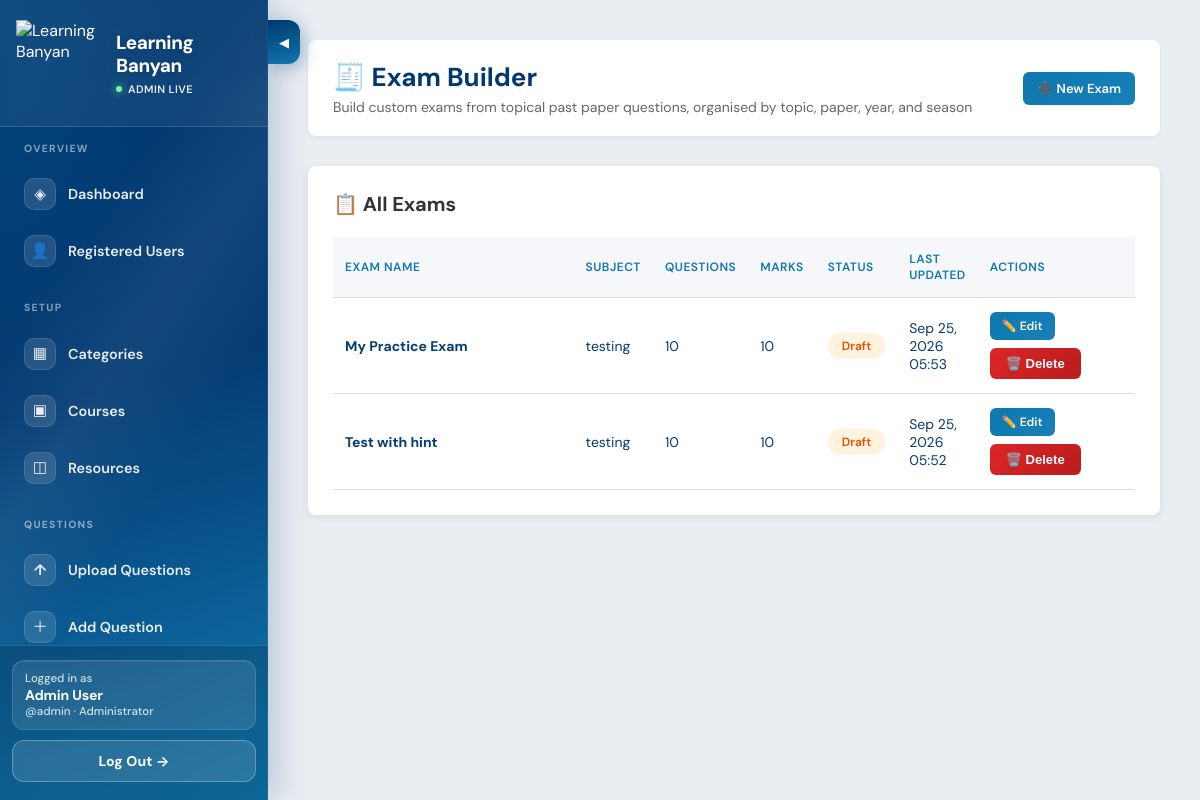
Screenshot of /admin-panel/exams/ (signed in) with the database file from the repository.
### courses/models.py (models this page shows, shortened)
class Exam(models.Model):
    STATUS_CHOICES = [
        ("draft", "Draft"),
        ("finalized", "Finalized"),
    ]
    name = models.CharField(max_length=200, default="Untitled Exam")
    category = models.ForeignKey(
        CourseCategory,
        on_delete=models.SET_NULL,
        null=True,
        blank=True,
        related_name="exams",
        help_text="Curriculum / Subject this exam is built from",
    )
    created_by = models.ForeignKey(
        "auth.User", on_delete=models.SET_NULL, null=True, blank=True, related_name="exams"
    )
    status = models.CharField(max_length=20, choices=STATUS_CHOICES, default="draft")
    duration_minutes = models.IntegerField(
        default=60, help_text="Used for the built-in exam timer"
    )
    questions_per_page = models.IntegerField(
        default=1, help_text="How many questions to show per page in the exported PDF"
    )
    shuffle_questions = models.BooleanField(default=False)
    allow_calculator = models.BooleanField(
        default=False,
        help_text="If enabled, students can use the on-screen calculator during practice.",
    )
    allow_hint = models.BooleanField(
        default=False,
        help_text="If enabled, students can open each question's hint during practice.",
    )
    questions = models.ManyToManyField(
        Question, through="ExamQuestion", related_name="exams"
    )
    created_at = models.DateTimeField(auto_now_add=True)
    updated_at = models.DateTimeField(auto_now=True)
    class Meta:
        ordering = ["-updated_at"]
    @property
    def total_marks(self):
        return sum(eq.question.marks for eq in self.exam_questions.select_related("question"))
    @property
    def question_count(self):
        return self.exam_questions.count()

class CourseCategory(models.Model):
    name = models.CharField(max_length=100, unique=True)
    description = models.TextField(blank=True)
    icon = models.CharField(max_length=50, default="book")
    created_at = models.DateTimeField(auto_now_add=True)
    class Meta:
        verbose_name_plural = "Course Categories"
        ordering = ["name"]

class ExamQuestion(models.Model):
    exam = models.ForeignKey(Exam, on_delete=models.CASCADE, related_name="exam_questions")
    question = models.ForeignKey(
        Question, on_delete=models.CASCADE, related_name="exam_links"
    )
    order = models.IntegerField(default=0)
    added_at = models.DateTimeField(auto_now_add=True)
    class Meta:
        ordering = ["order", "added_at"]
        unique_together = ("exam", "question")

class Question(models.Model):
    QUESTION_TYPES = [
        ("single_choice", "Single Choice"),
        ("multiple_choice", "Multiple Choice"),
        ("true_false", "True/False"),
        ("numerical", "Numerical"),
        ("matching", "Matching"),
        ("structured", "Structured (multi-part, past paper style)"),
        ("mcq", "Multiple Choice Questions"),
        ("comprehension", "Comprehension Questions"),
        ("fill_blank", "Fill in the Blanks Questions"),
        ("integer", "Integer Type Questions"),
    ]
    ANSWER_TYPES = [
        ("single", "Single"),
        ("multiple", "Multiple"),
    ]
    DIFFICULTY_LEVELS = [
        ("", "Add difficulty level"),
        ("easy", "Easy"),
        ("medium", "Medium"),
        ("hard", "Hard"),
    ]
    SEASON_CHOICES = [
        ("summer", "Summer"),
        ("winter", "Winter"),
        ("specimen", "Specimen"),
    ]
    ZONE_CHOICES = [
        ("", "—"),
        ("zone_1", "Zone 1"),
        ("zone_2", "Zone 2"),
        ("zone_3", "Zone 3"),
    ]
    question_bank = models.ForeignKey(
        QuestionBank, on_delete=models.CASCADE, related_name="questions"
    )
    question_type = models.CharField(max_length=20, choices=QUESTION_TYPES)
    question_text = models.TextField(
        help_text=(
            "Supports inline math using LaTeX delimiters: $x^2+1$ for inline, "
            "$$\\frac{a}{b}$$ for a centered block. Rendered with MathJax on "
            "the site and rasterized for PDF export."
        )
    )
    order = models.IntegerField(default=0)
    option_a = models.TextField(blank=True)
    option_b = models.TextField(blank=True)
    option_c = models.TextField(blank=True)
    option_d = models.TextField(blank=True)
    correct_answer = models.TextField(
        blank=True, help_text="For choice: A/B/C/D or A,B for multiple"
    )
    marks = models.IntegerField(default=1)
    explanation = models.TextField(
        blank=True, help_text="Shown to students as the question 'Solution'."
    )
    hint = models.TextField(
        blank=True,
        default="",
        help_text="Optional clue shown when a student taps Hint during practice.",
    )
    video_solution_url = models.URLField(
        max_length=500,
        blank=True,
        default="",
        help_text="Optional link to a video solution (YouTube, Vimeo, Drive, etc.).",
    )
    difficulty_level = models.CharField(
        max_length=10, choices=DIFFICULTY_LEVELS, blank=True, default=""
    )
    answer_type = models.CharField(
        max_length=10,
        choices=ANSWER_TYPES,
        default="single",
        help_text="Whether one option ('single') or several options "
        "('multiple') can be marked correct.",
    )
    negative_marks = models.DecimalField(
        max_digits=6, decimal_places=2, default=0,
        help_text="Marks deducted for a wrong attempt.",
    )
    partial_marking = models.BooleanField(
        default=False,
        help_text="Award proportional marks for a partially-correct "
        "'multiple' answer instead of all-or-nothing.",
    )
    passage = models.TextField(
        blank=True,
        help_text="Shared comprehension passage this question belongs to "
        "(only used for 'comprehension' type questions).",
    )
    numeric_tolerance = models.DecimalField(
        max_digits=10, decimal_places=3, null=True, blank=True,
        help_text="Allowed +/- tolerance for 'integer' type answers.",
    )
    tags = models.CharField(
        max_length=500,
        blank=True,
        help_text="Comma-separated tags, e.g. 'Algebra, Grade 10'",
    )
    topic = models.CharField(
        max_length=255,
        blank=True,
        help_text="Comma-separated topics, e.g. 'Functions, Modulus'",
    )
    paper_code = models.CharField(
        max_length=50,
        blank=True,
        help_text="Subject/paper code, e.g. '0606/23'",
    )
    year = models.IntegerField(null=True, blank=True, help_text="e.g. 2019")
    season = models.CharField(
        max_length=20, choices=SEASON_CHOICES, blank=True
    )
    zone = models.CharField(max_length=20, choices=ZONE_CHOICES, blank=True)
    question_number = models.CharField(
        max_length=20,
        blank=True,
        help_text="Question number within the paper, e.g. 'Q10' or '10'",
    )
    question_code = models.CharField(
        max_length=120,
        blank=True,
        db_index=True,
        help_text=(
            "Auto-generated display code, e.g. '0606/23_Winter_2019_Q10'. "
            "Leave blank to auto-generate from paper code, season, year, "
            "and question number."
        ),
    )
    equation_images = models.TextField(
        blank=True,
        help_text="JSON list of equation image URLs captured from a Word import (read-only reference).",
    )
    created_at = models.DateTimeField(auto_now_add=True)
    class Meta:
        ordering = ["order"]

### admin_panel/views.py (the view)
# urls.py: path("exams/", views.manage_exams, name="manage_exams"),
@admin_required
def manage_exams(request):
    exams = Exam.objects.select_related("category", "created_by").all()
    return render(request, "admin_panel/manage_exams.html", {"exams": exams})

### admin_panel/templates/admin_panel/manage_exams.html (shortened to what this page needs)
<!DOCTYPE html>
<html lang="en">
  <head>
  </head>
  <body>
    {% include 'admin_panel/_partials/sidebar_slider.html' %}
    <div class="dashboard-wrapper">
{% include 'admin_panel/_partials/admin_sidebar.html' with active='manage_exams' %}
<main class="main-content">
        <div class="header">
          <div>
            <h1>🧾 Exam Builder</h1>
            <p style="color: #666; font-size: 14px; margin-top: 4px;">Build custom exams from topical past paper questions, organised by topic, paper, year, and season</p>
          </div>
          <div class="header-actions">
            <a href="{% url 'admin_panel:create_exam' %}" class="btn btn-primary btn-sm">➕ New Exam</a>
          </div>
        </div>
        <div class="content-section">
          <h2>📋 All Exams</h2>
          {% if exams %}
            <table class="upload-table">
              <thead>
                <tr>
                  <th style="width: 30%;">Exam Name</th>
                  <th>Subject</th>
                  <th>Questions</th>
                  <th>Marks</th>
                  <th>Status</th>
                  <th>Last Updated</th>
                  <th style="width: 180px;">Actions</th>
                </tr>
              </thead>
              <tbody>
                {% for exam in exams %}
                  <tr>
                    <td><strong>{{ exam.name }}</strong></td>
                    <td>{{ exam.category.name|default:'-' }}</td>
                    <td>{{ exam.question_count }}</td>
                    <td>{{ exam.total_marks }}</td>
                    <td><span class="status-badge status-{{ exam.status }}">{{ exam.get_status_display }}</span></td>
                    <td>{{ exam.updated_at|date:"M d, Y H:i" }}</td>
                    <td>
                      <div style="display: flex; gap: 8px; flex-wrap: wrap;">
                        <a href="{% url 'admin_panel:edit_exam' exam.id %}" class="btn btn-primary btn-sm" style="padding: 6px 12px; font-size: 12px;">✏️ Edit</a>
                        <form method="post" action="{% url 'admin_panel:delete_exam' exam.id %}" style="display:inline;" onsubmit="return confirm('Delete this exam? This cannot be undone.');">{% csrf_token %}<button type="submit" class="btn btn-danger">🗑️ Delete</button></form>
                      </div>
                    </td>
                  </tr>
                {% endfor %}
              </tbody>
            </table>
          {% else %}
            <div class="empty-state">
              <span class="icon">🧾</span>
              <h3 style="margin-bottom: 8px; color: #555;">No exams yet</h3>
              <p>Click "New Exam" above to build your first custom exam from topical past papers.</p>
            </div>
          {% endif %}
        </div>
      </main>
    </div>
  </body>
</html>

### admin_panel/templates/admin_panel/_partials/admin_sidebar.html (shortened to what this page needs)
<aside class="sidebar" id="adminSidebar" aria-label="Admin navigation">
  <div class="sidebar-header">
    <a class="sidebar-brand" href="{% url 'admin_panel:dashboard' %}">
      <img
        src="/static/images/learning_banyan_logo.png"
        alt="Learning Banyan"
        class="sidebar-logo"
      />
      <div class="sidebar-brand-text">
        <strong>Learning Banyan</strong>
        <span>Admin live</span>
      </div>
    </a>
  </div>
  <nav class="sidebar-nav-wrap" aria-label="Main">
    <ul class="sidebar-nav">
      <li class="sidebar-section-label">Overview</li>
      <li>
        <a href="{% url 'admin_panel:dashboard' %}" class="{% if active == 'dashboard' %}active{% endif %}">
          <span class="nav-ico">◈</span> Dashboard
        </a>
      </li>
      <li>
        <a href="{% url 'admin_panel:manage_users' %}" class="{% if active == 'manage_users' %}active{% endif %}">
          <span class="nav-ico">👤</span> Registered Users
        </a>
      </li>
      <li class="sidebar-section-label">Setup</li>
      <li>
        <a href="{% url 'admin_panel:manage_categories' %}" class="{% if active == 'manage_categories' %}active{% endif %}">
          <span class="nav-ico">▦</span> Categories
        </a>
      </li>
      <li>
        <a href="{% url 'admin_panel:manage_courses' %}" class="{% if active == 'manage_courses' %}active{% endif %}">
          <span class="nav-ico">▣</span> Courses
        </a>
      </li>
      <li>
        <a href="{% url 'admin_panel:manage_resources' %}" class="{% if active == 'manage_resources' %}active{% endif %}">
          <span class="nav-ico">◫</span> Resources
        </a>
      </li>
      <li class="sidebar-section-label">Questions</li>
      <li>
        <a href="{% url 'admin_panel:csv_upload' %}" class="{% if active == 'csv_upload' %}active{% endif %}">
          <span class="nav-ico">↑</span> Upload Questions
        </a>
      </li>
      <li>
        <a href="{% url 'admin_panel:manual_question' %}" class="{% if active == 'manual_question' %}active{% endif %}">
          <span class="nav-ico">＋</span> Add Question
        </a>
      </li>
    </ul>
  </nav>
  <div class="sidebar-footer">
    <div class="sidebar-user">
      <span>Logged in as</span>
      <strong>
        {% if admin_user %}
          {{ admin_user.user.get_full_name|default:admin_user.user.username }}
        {% elif user.is_authenticated %}
          {{ user.get_full_name|default:user.username }}
        {% else %}
          Admin
        {% endif %}
      </strong>
      <span>
        {% if admin_user %}
          @{{ admin_user.user.username }} · Administrator
        {% elif user.is_authenticated %}
          @{{ user.username }} · Administrator
        {% else %}
          Administrator
        {% endif %}
      </span>
    </div>
    <a href="{% url 'admin_panel:logout' %}" class="logout-btn">Log Out →</a>
  </div>
</aside>

### rows the page displays
Exam: name "My Practice Exam", category.name "testing", question_count "10", total_marks "10", status "Draft", updated_at "Sep 25, 2026 05:53"
Exam: name "Test with hint", category.name "testing", question_count "10", total_marks "10", status "Draft", updated_at "Sep 25, 2026 05:52"

### other values shown
{{ user.get_full_name|default:user.username }} "Admin User"
{{ user.username }} "admin"
